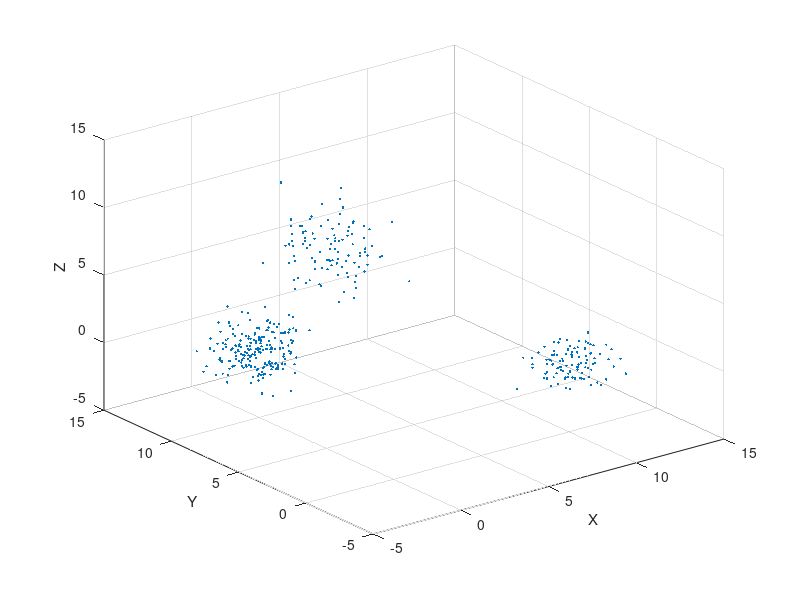

MATLAB code for this plot: (Note: this script raises an error after producing the figure.)
clc;
clear all;
close all;

%%%%%%  k-means via SVD  - test for th function KmeansSvd %%%%%%
% creat 3 3D gaussians
k = 3;
useFit = true;
plotFlag = true;
nSamples = 100;
MU1 = [0 5 10];
% SIGMA1 = [2.5 2; 2 2];
SIGMA1 = [2 0 0; 0 2 0;0 0 2];
MU2 = [10 0 0];
SIGMA2 = [1 0 0; 0 1 0;0 0 1];
MU3 = [0 10 0];
SIGMA3 = [1 0 0; 0 1 0; 0 0 1];
MU4 = [5 20 0];
SIGMA4 = [1 0 0; 0 1 0; 0 0 1];
data = [mvnrnd(MU1,SIGMA1,nSamples) ;mvnrnd(MU2,SIGMA2,nSamples); mvnrnd(MU3,SIGMA3,nSamples*2)];
figure;
scatter3(data(:,1),data(:,2),data(:,3),30,'.');
xlabel('X')
ylabel('Y')
zlabel('Z')

% clustering using the function KmeansSvd
class = KmeansSvd(data',k,useFit,plotFlag,'Example');

% classVals = unique(class);
colors = cellstr(['.r';'.b';'.g';'.y';'.k']);
figure;
for i = 1:5
scatter3(data(class==i,1),data(class==i,2),data(class==i,3),30,colors{i});
hold on
end
xlabel('X')
ylabel('Y')
zlabel('Z')
